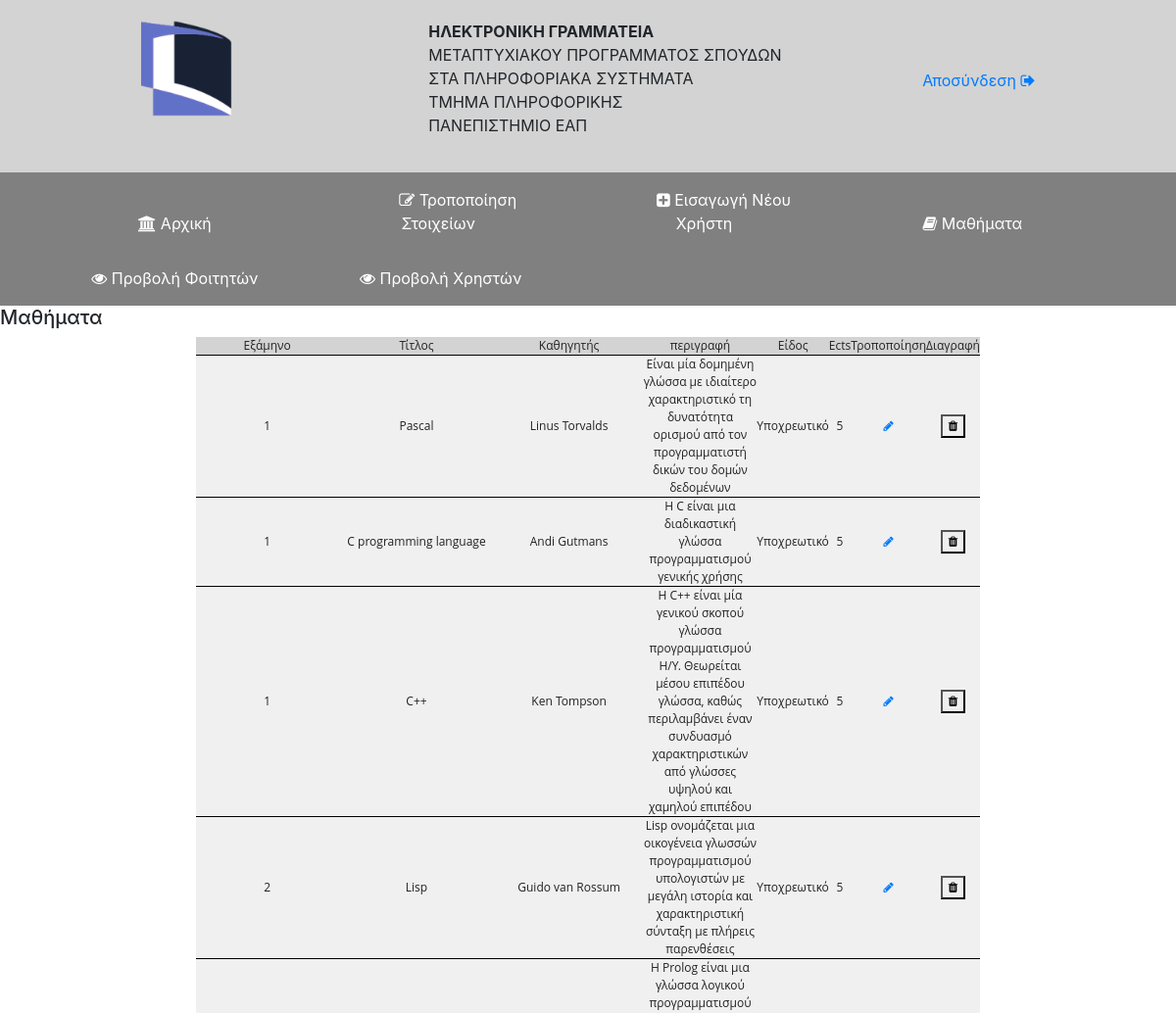
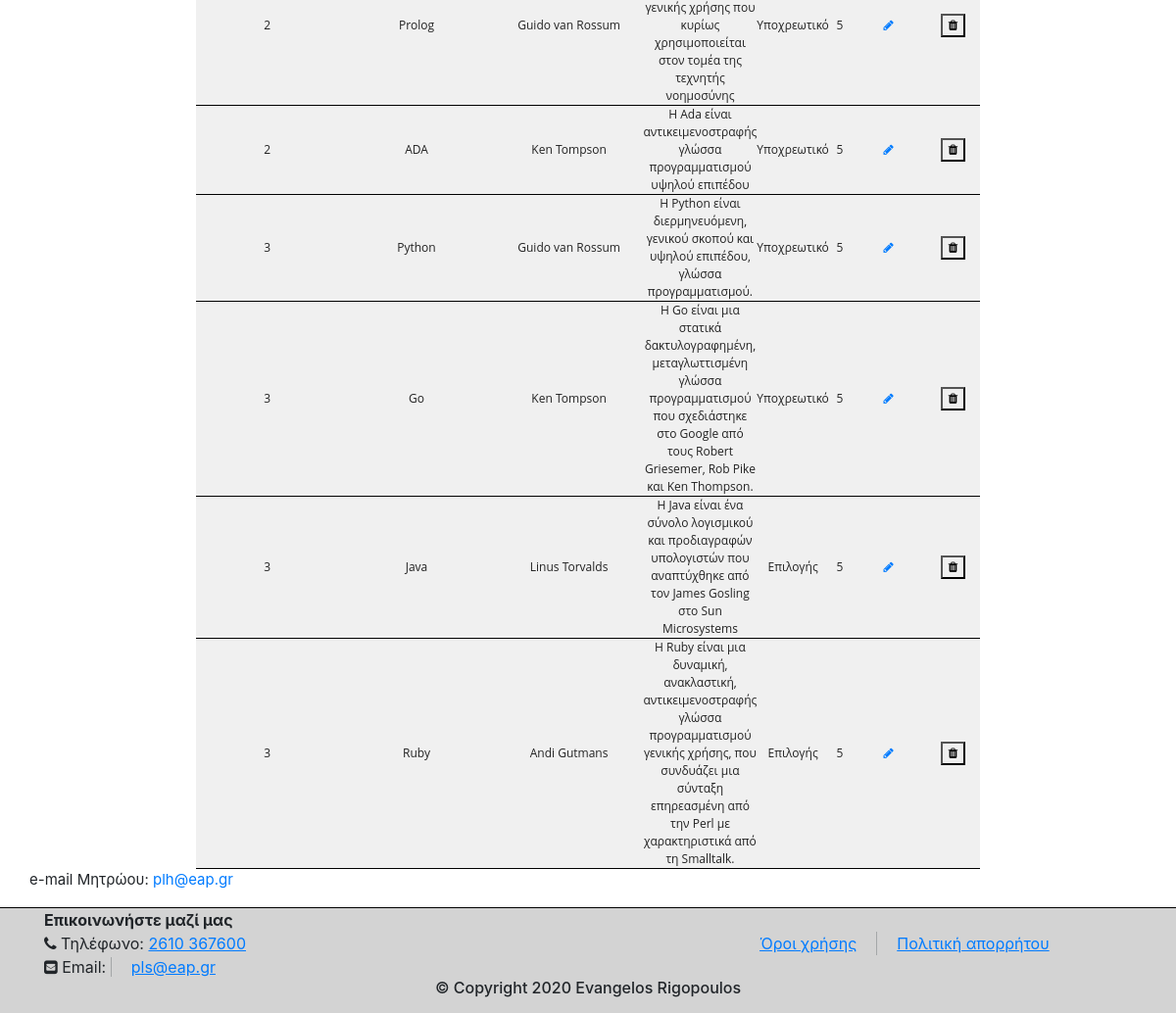
The page /showlessons.php on the database its author committed (2 pictures, top to bottom).
### tables this page shows
CREATE TABLE `lessons` (
  `lesson_id` int(10) NOT NULL,
  `user_id` int(50) NOT NULL,
  `title` varchar(50) NOT NULL,
  `description` mediumtext NOT NULL,
  `ects` int(10) NOT NULL,
  `type` set('Υποχρεωτικό','Επιλογής','','') NOT NULL,
  `semester` set('1','2','3','') NOT NULL
);

CREATE TABLE `user` (
  `user_id` int(10) NOT NULL,
  `name` varchar(50) DEFAULT NULL,
  `lastname` varchar(50) DEFAULT NULL,
  `Email` varchar(50) DEFAULT NULL,
  `Password` varchar(50) DEFAULT NULL,
  `role` set('Administrator','Student','Professor') NOT NULL,
  `mobile` varchar(10) DEFAULT NULL,
  `address` varchar(50) DEFAULT NULL,
  `birth_date` date DEFAULT NULL,
  `register_date` date DEFAULT NULL,
  `register_number` varchar(50) NOT NULL
);

### showlessons.php (the view, shortened to what this page needs)
<?php
include("header.php");
include("config.php");
?>
<!DOCTYPE html>
<html lang="en">
  <head>
  <link rel="stylesheet" href="https://stackpath.bootstrapcdn.com/bootstrap/4.1.3/css/bootstrap.min.css">
  <link rel="stylesheet" href="styles/styles.css">
  <link rel="stylesheet" href="https://cdnjs.cloudflare.com/ajax/libs/font-awesome/4.7.0/css/font-awesome.min.css">
  <link
  rel="stylesheet"
  href="https://cdnjs.cloudflare.com/ajax/libs/animate.css/4.1.1/animate.min.css"
/>
<body>
<h5>Μαθήματα</h5>
    <?php
        $sql="SELECT lessons.lesson_id,lessons.user_id,user.name,user.lastname,lessons.title,lessons.description,lessons.type,lessons.semester,lessons.ects FROM lessons  inner join user on lessons.user_id=user.user_id  ORDER BY semester ASC";
        $data = $conn->query($sql);
    ?>
    <table class="show">
    <thead >
            <tr class="text">
            <th>Εξάμηνο</th>
            <th>Τίτλος</th>
            <th>Καθηγητής</th>
            <th>περιγραφή</th>
            <th>Είδος</th>
            <th >Ects</th>
            <th colspan="5">Τροποποίηση</th>
            <th >Διαγραφή</th>
            </tr>
            </thead>
            <tbody>
            <?php while($row = $data->fetch()): ?>
        <tr class="coloredtext">
        <td><?=$row['semester']?></td>
        <td><?=$row['title']?></td>
            <td><?=$row['name']?> <?=$row['lastname']?></td>
            <td><?=$row['description']?></td>
            <td><?=$row['type']?></td>
            <td ><?=$row['ects']?></td>
            <td colspan="5"><a  href="modifylessons.php?lesson_id=<?php echo $row["lesson_id"]; ?>"><i class="fa fa-pencil"></i> </a></td>
            <td  ><button onclick="myFunction()"><i class="fa fa-trash"></i></button></td>
        </tr>
            </tbody>
        <?php endwhile ?>
    </table>
    <div style="padding-left:30px;">
    <p  style="font-size:15px;">
    <span class="text">e-mail Μητρώου:</span>
    <span class="text"> <a href="#">plh@eap.gr</a></span>
</p>
    </div>
</body>
<?php
    include("footer.php");
    ?>
</html>

### header.php (shortened to what this page needs)
<!DOCTYPE html>
<html lang="en">
<head >
  <link rel="stylesheet" href="https://stackpath.bootstrapcdn.com/bootstrap/4.1.3/css/bootstrap.min.css">
  <link rel="stylesheet" href="https://cdnjs.cloudflare.com/ajax/libs/font-awesome/4.7.0/css/font-awesome.min.css">
  <link
  rel="stylesheet"
  href="https://cdnjs.cloudflare.com/ajax/libs/animate.css/4.1.1/animate.min.css"/>
  <link rel="stylesheet" href="styles/styles.css">
    <div class = "banner">
        <div class="logo">
       <img src="images\logo.ico" alt="Πανεπιστήμιο...">
        </div>
        <div class="description">
        <p><strong>ΗΛΕΚΤΡΟΝΙΚΗ ΓΡΑΜΜΑΤΕΙΑ</strong>
                    <br>ΜΕΤΑΠΤΥΧΙΑΚΟΥ ΠΡΟΓΡΑΜΜΑΤΟΣ ΣΠΟΥΔΩΝ
                    <br>ΣΤΑ ΠΛΗΡΟΦΟΡΙΑΚΑ ΣΥΣΤΗΜΑΤΑ
                    <br>ΤΜΗΜΑ ΠΛΗΡΟΦΟΡΙΚΗΣ
                    <br>ΠΑΝΕΠΙΣΤΗΜΙΟ ΕΑΠ
                    </p>
        </div >
        <a class="btn-link" onClick href="logout.php" target="_self"> <?php echo $_SESSION['email']."";?> Αποσύνδεση <i class="fa fa-sign-out"></i></a>
        </div>
        <nav>
      <ul>
          <li><a href="memberbackoffice.php" > <i class="fa far fa-university"> </i> Αρχική</a></li>
          <li><a href="modifyuser.php"><i class="fa fa-edit"> </i> Τροποποίηση Στοιχείων</a></li>
          <li><a href="newuser.php"><i class="fa fa-plus-square"> </i> Εισαγωγή Νέου Χρήστη</a></li>
          <li>
            <a href="#"><i class="fa fa-book"> </i> Μαθήματα</a>
        </li>
          <li><a href="showstudents.php"><i class="fa fa-eye"> </i> Προβολή Φοιτητών</a></li>
          <li><a href="showusers.php"><i class="fa fa-eye"> </i> Προβολή Χρηστών</a></li>
      </ul>
  </nav>
</head>
<body>
</body>
</html>

### footer.php (shortened to what this page needs)
<!DOCTYPE html>
<html lang="en">
<head>
    <link rel="stylesheet" href="https://stackpath.bootstrapcdn.com/bootstrap/4.1.3/css/bootstrap.min.css">
    <link rel="stylesheet" href="https://cdnjs.cloudflare.com/ajax/libs/font-awesome/4.7.0/css/font-awesome.min.css">
    <link rel="stylesheet" href="styles/styles.css">
</head>
<body>
</body>
<footer class="footer">
  <div class="container">
    <div class="row">
      <div  class="col-8">
      <strong>Επικοινωνήστε μαζί μας</strong>
      <br><i class="fa fa-phone"></i>
      Τηλέφωνο: <a href="tel:2610 367600" class="link">2610 367600</a>
      <br><i class="fa fa-envelope-square"></i>
      Εmail: <a href="mailto:pls@eap.gr" class="link">pls@eap.gr</a>
</div>
  <div  class="row align-self-center">
  <a href="terms.html" target="_self" class="link">Όροι χρήσης</a>
      <a href="policy.html" target="_self" class="link">Πολιτική απορρήτου</a>
</div>
</div>
<div class="row justify-content-center">
  <div class="col-auto">
      <H6><p>© Copyright 2020 Evangelos Rigopoulos</p></H6>
  </div>
</div>
</footer>
</html>

### styles/styles.css (style rules this page uses)
.logo { padding-top: 20px; padding-right:50px; display: flex; }
.logo img { width:100px; height:100px; }
.description { display: flex; align-items: center; flex-direction: column; padding-top: 20px; padding-bottom: 20px; }
.btn-link { color:#007bff; text-decoration:none; padding-top:70px; }
.footer { background-color: lightgray; }
.banner { display:flex; flex-direction: row; justify-content:space-evenly; background-color: lightgray; }
nav { background-color: gray; }
nav>ul { margin: 0px; list-style-type: none; }
nav>ul>li { width:23%; text-align: center; color:black; display:inline-block; list-style-type: disc; margin-block-start: 1em; margin-block-end: 1em; margin-inline-start: 0px; margin-inline-end: 0px; padding-inline-start: 40px; }
nav ul li a { margin-right: 30px; padding: 5px; color: white; }
body { margin: 0em; width: auto; }
.link { color:#007bff;; text-decoration:underline; padding-right:20px; }
.link:last-child { border-left: solid rgb(164, 167, 168) 1px; padding-left:20px; }
table, th, td { border: 1px solid black; border-collapse: collapse; text-align: center; color:rgb(91, 91, 92); }
table { width:100%; }
th { background-color:lightgray; width:30%; }
.text { background-color: #ffffff; }
.coloredtext { background-color:#f0f0f0; ; }
.user,tr,th,td { font-family: Open Sans !important; font: 75% / 1.5 sans-serif; margin: 0; padding: 0; border: none; color: #222222; }
.show { display: table; border-collapse: separate; box-sizing: border-box; text-indent: initial; border-spacing:2px; width:800px; height: auto; border-top-width: 0px; border-right-width: 0px; border-bottom-width: 0px; border-left-width: 0px; border-spacing:2px; border-collapse: collapse; animation:fadeInLeft; animation-duration: 0.5s; }
.show th { margin:auto; border: auto; padding:auto; font:100%; }
.show,th,td { font-family: Open Sans !important; font:100% /1.5 Arial, Helvetica, sans-serif; margin:auto; border-bottom: 1px black solid; padding:auto; color: #222222; border-collapse: collapse; border-spacing:2px; }

### rows shown on the page
lessons: semester "1", title "Pascal", user.name "Linus", user.lastname "Torvalds", description "Είναι μία δομημένη γλώσσα με ιδιαίτερο χαρακτηριστικό τη δυνατότητα ορισμού από τον προγραμματιστή δικών του δομών δεδομένων", type "Υποχρεωτικό", ects "5"
lessons: semester "1", title "C programming language", user.name "Andi", user.lastname "Gutmans", description "Η C είναι μια διαδικαστική γλώσσα προγραμματισμού γενικής χρήσης", type "Υποχρεωτικό", ects "5"
lessons: semester "1", title "C++", user.name "Ken", user.lastname "Tompson", description "Η C++ είναι μία γενικού σκοπού γλώσσα προγραμματισμού Η/Υ. Θεωρείται μέσου επιπέδου γλώσσα, καθώς περιλαμβάνει έναν συνδυασμό χαρακτηριστικών από γλώσσες υψηλού και χαμηλού επιπέδου", type "Υποχρεωτικό", ects "5"
lessons: semester "2", title "Lisp", user.name "Guido", user.lastname "van Rossum", description "Lisp ονομάζεται μια οικογένεια γλωσσών προγραμματισμού υπολογιστών με μεγάλη ιστορία και χαρακτηριστική σύνταξη με πλήρεις παρενθέσεις", type "Υποχρεωτικό", ects "5"
lessons: semester "2", title "Prolog", user.name "Guido", user.lastname "van Rossum", description "Η Prolog είναι μια γλώσσα λογικού προγραμματισμού γενικής χρήσης που κυρίως χρησιμοποιείται στον τομέα της τεχνητής νοημοσύνης", type "Υποχρεωτικό", ects "5"
lessons: semester "2", title "ADA", user.name "Ken", user.lastname "Tompson", description "Η Ada είναι αντικειμενοστραφής γλώσσα προγραμματισμού υψηλού επιπέδου", type "Υποχρεωτικό", ects "5"
lessons: semester "3", title "Python", user.name "Guido", user.lastname "van Rossum", description "Η Python είναι διερμηνευόμενη, γενικού σκοπού και υψηλού επιπέδου, γλώσσα προγραμματισμού.", type "Υποχρεωτικό", ects "5"
lessons: semester "3", title "Go", user.name "Ken", user.lastname "Tompson", description "H Go είναι μια στατικά δακτυλογραφημένη, μεταγλωττισμένη γλώσσα προγραμματισμού που σχεδιάστηκε στο Google από τους Robert Griesemer, Rob Pike και Ken Thompson.", type "Υποχρεωτικό", ects "5"
lessons: semester "3", title "Java", user.name "Linus", user.lastname "Torvalds", description "Η Java είναι ένα σύνολο λογισμικού και προδιαγραφών υπολογιστών που αναπτύχθηκε από τον James Gosling στο Sun Microsystems", type "Επιλογής", ects "5"
lessons: semester "3", title "Ruby", user.name "Andi", user.lastname "Gutmans", description "Η Ruby είναι μια δυναμική, ανακλαστική, αντικειμενοστραφής γλώσσα προγραμματισμού γενικής χρήσης, που συνδυάζει μια σύνταξη επηρεασμένη από την Perl με χαρακτηριστικά από τη Smalltalk.", type "Επιλογής", ects "5"
